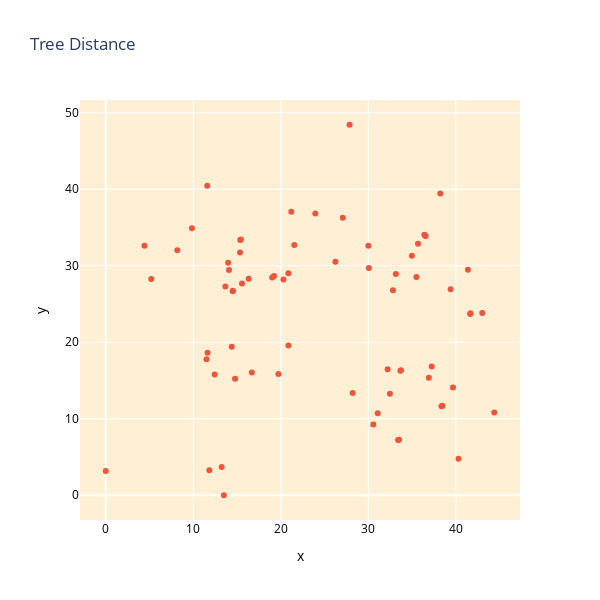

The notebook cell this image was saved under:
### Code cell
mytree.tree_distance()

### Figure 1 — Plotly figure (JSON) as saved in the notebook; plotly's stock layout.template omitted (floating-point values rounded to 4 significant figures)
{"data": [{"hoverinfo": "text", "hovertemplate": "%{text}", "legendgroup": "Reference Tree", "marker": {"color": "#636efa", "symbol": "circle"}, "mode": "markers", "name": "Reference Tree", "orientation": "v", "showlegend": true, "text": ["0 : astral.FAA.trim50genes.final.tre", "1 : FAA.604genes.trimExtensively.phylobayes.CAT.final.tre", "2 : FAA.604genes.trimExtensively.phylobayes.CATGTR.final.tre", "3 : FAA.604genes.trimExtensively.unpartitioned.final.tre", "4 : FAA.604genes.trimExtensively.unpartitioned.gamma.final.tre", "5 : FAA.trim50genes.unpartitioned.final.tre", "6 : FAA.trim50genes33taxa.unpartitioned.final.tre", "7 : FAA.trim50genes50sites.clustered.partitioned.final.tre", "8 : FAA.trim50genes50sites.partitioned.gamma.final.tre", "9 : FAA.trim50genes50sites.unpartitioned.final.tre", "10 : FAA.trim50genes50sites25Xbranches.unpartitioned.final.tre", "11 : FAA.trim50genesChara.allPos.unpartitioned.final.tre", "12 : FAA.untrimmed.unpartitioned.final.tre", "13 : FNA.trim50genes50sites.unpartitioned.final.tre", "14 : FNA.trim50genes50sites25Xbranches.unpartitioned.final.tre", "15 : FNA2AA.604genes.trimExtensively.allPos.unpartitioned.final.tre", "16 : FNA2AA.604genes.trimExtensively.allPos.unpartitioned.gamma.final.tre", "17 : FNA2AA.604genes.trimExtensively.no3rd.phylobayes.CATGTR.final.tre", "18 : FNA2AA.604genes.trimExtensively.no3rd.unpartitioned.final.tre", "19 : FNA2AA.604genes.trimExtensively.no3rd.unpartitioned.gamma.final.tre", "20 : FNA2AA.trim50genes.allPos.unpartitioned.final.tre", "21 : FNA2AA.trim50genes.no3rd.unpartitioned.final.tre", "22 : FNA2AA.trim50genes33taxa.allPos.unpartitioned.final.tre", "23 : FNA2AA.trim50genes33taxa.no3rd.unpartitioned.final.tre", "24 : FNA2AA.trim50genes50sites.allPos.partitioned.final.tre", "25 : FNA2AA.trim50genes50sites.allPos.partitioned.gamma.final.tre", "26 : FNA2AA.trim50genes50sites.allPos.unpartitioned.final.tre", "27 : FNA2AA.trim50genes50sites.no3rd.partitioned.final.tre", "28 : FNA2AA.trim50genes50sites.no3rd.partitioned.gamma.final.tre", "29 : FNA2AA.trim50genes50sites.no3rd.unpartitioned.final.tre", "30 : FNA2AA.trim50genes50sites25Xbranches.allPos.unpartitioned.final.tre", "31 : FNA2AA.trim50genes50sites25Xbranches.no3rd.unpartitioned.final.tre", "32 : FNA2AA.trim50genesChara.allPos.unpartitioned.final.tre", "33 : FNA2AA.trim50genesChara.no3rd.unpartitioned.final.tre", "34 : FNA2AA.untrimmed.allPos.unpartitioned.final.tre", "35 : FNA2AA.untrimmed.no3rd.unpartitioned.final.tre", "36 : astral.FAA.trim50genes25Xbranches.final.tre", "37 : astral.FAA.trim50genes33taxa.final.tre", "38 : astral.FAA.untrimmed.final.tre", "39 : astral.FNA.trim50genes.final.tre", "40 : astral.FNA.trim50genes25Xbranches.final.tre", "41 : astral.FNA.untrimmed.final.tre", "42 : astral.FNA2AA.trim50genes.allPos.final.tre", "43 : astral.FNA2AA.trim50genes.no3rd.final.tre", "44 : astral.FNA2AA.trim50genes25Xbranches.allPos.final.tre", "45 : astral.FNA2AA.trim50genes25Xbranches.no3rd.final.tre", "46 : astral.FNA2AA.trim50genes33taxa.allPos.final.tre", "47 : astral.FNA2AA.trim50genes33taxa.no3rd.final.tre", "48 : astral.FNA2AA.untrimmed.allPos.final.tre", "49 : astral.FNA2AA.untrimmed.allPos.gamma.final.tre", "50 : astral.FNA2AA.untrimmed.no3rd.final.tre", "51 : astral.FNA2AA.untrimmed.no3rd.gamma.final.tre", "52 : supertree.FAA.trim50genes.final.tre", "53 : supertree.FAA.trim50genes25Xbranches.final.tre", "54 : supertree.FAA.trim50genes33taxa.final.tre", "55 : supertree.FAA.untrimmed.final.tre", "56 : supertree.FNA.trim50genes.final.tre", "57 : supertree.FNA.trim50genes25Xbranches.final.tre", "58 : supertree.FNA.untrimmed.final.tre", "59 : supertree.FNA2AA.trim50genes.allPos.final.tre", "60 : supertree.FNA2AA.trim50genes.no3rd.final.tre", "61 : supertree.FNA2AA.trim50genes25Xbranches.allPos.final.tre", "62 : supertree.FNA2AA.trim50genes25Xbranches.no3rd.final.tre", "63 : supertree.FNA2AA.trim50genes33taxa.allPos.final.tre", "64 : supertree.FNA2AA.trim50genes33taxa.no3rd.final.tre", "65 : supertree.FNA2AA.untrimmed.allPos.final.tre", "66 : supertree.FNA2AA.untrimmed.allPos.gamma.final.tre", "67 : supertree.FNA2AA.untrimmed.no3rd.final.tre", "68 : supertree.FNA2AA.untrimmed.no3rd.gamma.final.tre"], "type": "scatter", "x": [36.47], "xaxis": "x", "y": [33.96], "yaxis": "y"}, {"hoverinfo": "text", "hovertemplate": "%{text}", "legendgroup": "Tree Collection", "marker": {"color": "#EF553B", "symbol": "circle"}, "mode": "markers", "name": "Tree Collection", "orientation": "v", "showlegend": true, "text": ["0 : astral.FAA.trim50genes.final.tre", "1 : FAA.604genes.trimExtensively.phylobayes.CAT.final.tre", "2 : FAA.604genes.trimExtensively.phylobayes.CATGTR.final.tre", "3 : FAA.604genes.trimExtensively.unpartitioned.final.tre", "4 : FAA.604genes.trimExtensively.unpartitioned.gamma.final.tre", "5 : FAA.trim50genes.unpartitioned.final.tre", "6 : FAA.trim50genes33taxa.unpartitioned.final.tre", "7 : FAA.trim50genes50sites.clustered.partitioned.final.tre", "8 : FAA.trim50genes50sites.partitioned.gamma.final.tre", "9 : FAA.trim50genes50sites.unpartitioned.final.tre", "10 : FAA.trim50genes50sites25Xbranches.unpartitioned.final.tre", "11 : FAA.trim50genesChara.allPos.unpartitioned.final.tre", "12 : FAA.untrimmed.unpartitioned.final.tre", "13 : FNA.trim50genes50sites.unpartitioned.final.tre", "14 : FNA.trim50genes50sites25Xbranches.unpartitioned.final.tre", "15 : FNA2AA.604genes.trimExtensively.allPos.unpartitioned.final.tre", "16 : FNA2AA.604genes.trimExtensively.allPos.unpartitioned.gamma.final.tre", "17 : FNA2AA.604genes.trimExtensively.no3rd.phylobayes.CATGTR.final.tre", "18 : FNA2AA.604genes.trimExtensively.no3rd.unpartitioned.final.tre", "19 : FNA2AA.604genes.trimExtensively.no3rd.unpartitioned.gamma.final.tre", "20 : FNA2AA.trim50genes.allPos.unpartitioned.final.tre", "21 : FNA2AA.trim50genes.no3rd.unpartitioned.final.tre", "22 : FNA2AA.trim50genes33taxa.allPos.unpartitioned.final.tre", "23 : FNA2AA.trim50genes33taxa.no3rd.unpartitioned.final.tre", "24 : FNA2AA.trim50genes50sites.allPos.partitioned.final.tre", "25 : FNA2AA.trim50genes50sites.allPos.partitioned.gamma.final.tre", "26 : FNA2AA.trim50genes50sites.allPos.unpartitioned.final.tre", "27 : FNA2AA.trim50genes50sites.no3rd.partitioned.final.tre", "28 : FNA2AA.trim50genes50sites.no3rd.partitioned.gamma.final.tre", "29 : FNA2AA.trim50genes50sites.no3rd.unpartitioned.final.tre", "30 : FNA2AA.trim50genes50sites25Xbranches.allPos.unpartitioned.final.tre", "31 : FNA2AA.trim50genes50sites25Xbranches.no3rd.unpartitioned.final.tre", "32 : FNA2AA.trim50genesChara.allPos.unpartitioned.final.tre", "33 : FNA2AA.trim50genesChara.no3rd.unpartitioned.final.tre", "34 : FNA2AA.untrimmed.allPos.unpartitioned.final.tre", "35 : FNA2AA.untrimmed.no3rd.unpartitioned.final.tre", "36 : astral.FAA.trim50genes25Xbranches.final.tre", "37 : astral.FAA.trim50genes33taxa.final.tre", "38 : astral.FAA.untrimmed.final.tre", "39 : astral.FNA.trim50genes.final.tre", "40 : astral.FNA.trim50genes25Xbranches.final.tre", "41 : astral.FNA.untrimmed.final.tre", "42 : astral.FNA2AA.trim50genes.allPos.final.tre", "43 : astral.FNA2AA.trim50genes.no3rd.final.tre", "44 : astral.FNA2AA.trim50genes25Xbranches.allPos.final.tre", "45 : astral.FNA2AA.trim50genes25Xbranches.no3rd.final.tre", "46 : astral.FNA2AA.trim50genes33taxa.allPos.final.tre", "47 : astral.FNA2AA.trim50genes33taxa.no3rd.final.tre", "48 : astral.FNA2AA.untrimmed.allPos.final.tre", "49 : astral.FNA2AA.untrimmed.allPos.gamma.final.tre", "50 : astral.FNA2AA.untrimmed.no3rd.final.tre", "51 : astral.FNA2AA.untrimmed.no3rd.gamma.final.tre", "52 : supertree.FAA.trim50genes.final.tre", "53 : supertree.FAA.trim50genes25Xbranches.final.tre", "54 : supertree.FAA.trim50genes33taxa.final.tre", "55 : supertree.FAA.untrimmed.final.tre", "56 : supertree.FNA.trim50genes.final.tre", "57 : supertree.FNA.trim50genes25Xbranches.final.tre", "58 : supertree.FNA.untrimmed.final.tre", "59 : supertree.FNA2AA.trim50genes.allPos.final.tre", "60 : supertree.FNA2AA.trim50genes.no3rd.final.tre", "61 : supertree.FNA2AA.trim50genes25Xbranches.allPos.final.tre", "62 : supertree.FNA2AA.trim50genes25Xbranches.no3rd.final.tre", "63 : supertree.FNA2AA.trim50genes33taxa.allPos.final.tre", "64 : supertree.FNA2AA.trim50genes33taxa.no3rd.final.tre", "65 : supertree.FNA2AA.untrimmed.allPos.final.tre", "66 : supertree.FNA2AA.untrimmed.allPos.gamma.final.tre", "67 : supertree.FNA2AA.untrimmed.no3rd.final.tre", "68 : supertree.FNA2AA.untrimmed.no3rd.gamma.final.tre"], "type": "scatter", "x": [21.2, 23.94, 19.23, 21.55, 13.66, 11.6, 15.37, 15.44, 13.98, 19.01, 4.422, 15.34, 13.49, 12.44, 14.39, 20.87, 27.86, 20.3, 20.86, 11.84, 14.51, 19.72, 9.841, 11.63, 11.51, 16.69, 8.176, 16.33, 14.08, 14.77, 15.57, 0, 5.2, 13.25, 14.51, 36.39, 38.22, 36.55, 33.51, 44.38, 33.39, 31.07, 41.64, 39.67, 43.01, 40.3, 35.67, 30.57, 32.46, 41.66, 41.38, 35.49, 30.06, 26.24, 32.81, 38.45, 37.24, 38.35, 33.73, 33.14, 36.91, 39.4, 28.2, 27.08, 33.66, 32.2, 34.97, 30.0], "xaxis": "x", "y": [37.05, 36.82, 28.65, 32.7, 27.28, 40.44, 33.36, 33.44, 30.37, 28.45, 32.62, 31.72, 0, 15.78, 19.41, 19.56, 48.42, 28.18, 29.01, 3.263, 26.73, 15.83, 34.89, 18.61, 17.79, 16.03, 32.01, 28.3, 29.42, 15.23, 27.66, 3.154, 28.25, 3.69, 26.65, 34.03, 39.45, 33.87, 7.268, 10.82, 7.217, 10.73, 23.7, 14.07, 23.84, 4.765, 32.88, 9.254, 13.26, 23.79, 29.46, 28.52, 29.7, 30.5, 26.8, 11.71, 16.84, 11.62, 16.33, 28.9, 15.36, 26.94, 13.36, 36.26, 16.27, 16.47, 31.31, 32.61], "yaxis": "y"}], "layout": {"dragmode": false, "height": 600, "legend": {"title": {"text": "color"}, "tracegroupgap": 0}, "plot_bgcolor": "#FFF0D5", "showlegend": false, "title": {"text": "Tree Distance"}, "width": 600, "xaxis": {"anchor": "y", "autorange": true, "color": "#000000", "domain": [0, 1], "range": [-2.942, 47.32], "title": {"text": "x"}, "type": "linear"}, "yaxis": {"anchor": "x", "autorange": true, "color": "#000000", "domain": [0, 1], "range": [-3.235, 51.66], "title": {"text": "y"}, "type": "linear"}}}
